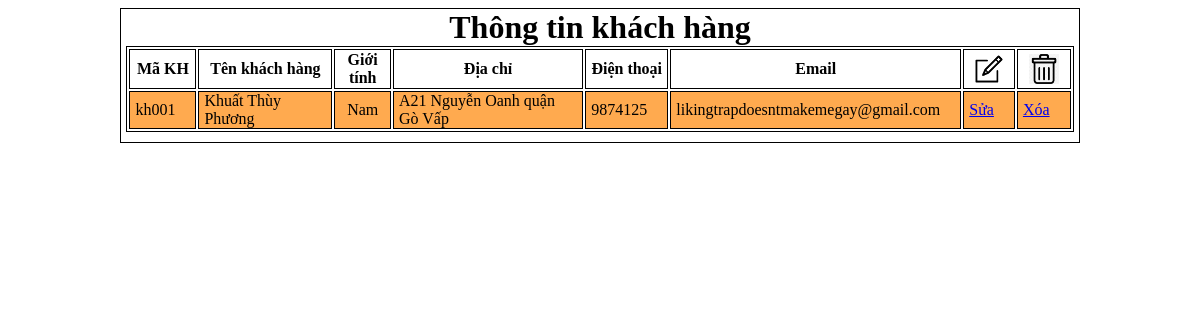
The app's page /CSDL/bai8.php with its own data.
### tables this page shows
CREATE TABLE `khach_hang` (
  `ma_kh` varchar(250) NOT NULL,
  `ten` varchar(150) NOT NULL,
  `gioi_tinh` tinyint(1) NOT NULL,
  `dia_chi` varchar(150) NOT NULL,
  `dt` varchar(150) NOT NULL,
  `email` varchar(150) NOT NULL
);

### CSDL/bai8.php (the view, shortened to what this page needs)
<html>
<head>
</head>
<body>
    <div id="background">
        <h1>Thông tin khách hàng</h1>
        <table>
            <tr>
                <th>Mã KH</th>
                <th>Tên khách hàng</th>
                <th>Giới tính</th>
                <th>Địa chỉ</th>
                <th>Điện thoại</th>
                <th>Email</th>
                <th><img src="assets/edit.png" /></th>
                <th><img src="assets/delete.png" /></th>
            </tr>
            <?php
            $conn = connectToDB();
            $query = "Select * from khach_hang";
            $stmt = $conn->prepare($query);
            $stmt->setFetchMode(PDO::FETCH_ASSOC);
            $stmt->execute();
            $i = 0;
            while ($row = $stmt->fetch()) {
            ?>
                <tr>
                    <td class="<?php echo $i % 2 == 0 ? "odd" : "" ?>"><?php echo $row["ma_kh"] ?></td>
                    <td class="<?php echo $i % 2 == 0 ? "odd" : "" ?>"><?php echo $row["ten"] ?></td>
                    <td class="<?php echo $i % 2 == 0 ? "odd" : "" ?>" style="text-align:center; padding: 5px 0;">
                        <?php echo $row["gioi_tinh"] == 1 ? "Nữ" : "Nam" ?>
                    </td>
                    <td class="<?php echo $i % 2 == 0 ? "odd" : "" ?>"><?php echo $row["dia_chi"] ?></td>
                    <td class="<?php echo $i % 2 == 0 ? "odd" : "" ?>"><?php echo $row["dt"] ?></td>
                    <td class="<?php echo $i % 2 == 0 ? "odd" : "" ?>"><?php echo $row["email"] ?></td>
                    <td class="<?php echo $i % 2 == 0 ? "odd" : "" ?>">
                        <a href="./additional php files/edit.php?ma_kh=<?php echo $row["ma_kh"] ?>">Sửa</a>
                    </td>
                    <td class="<?php echo $i % 2 == 0 ? "odd" : "" ?>">
                        <a href="./additional php files/delete.php?ma_kh=<?php echo $row["ma_kh"] ?>">Xóa</a>
                    </td>
                </tr>
            <?php
                $i++;
            }
            ?>
        </table>
    </div>
</body>
</html>

### CSDL/bai8.php (style rules this page uses)
div:first-child { width: fit-content; margin: 0 auto; padding: 0 5px 10px; border: 1px solid black; }
h1 { text-align: center; font-weight: bold; color: black; margin: 0; }
table, th, td { border: 1px solid black; color: black; }
td { padding: 0 20px 0 5px; }
table { margin: 0 auto; }
.odd { background-color: #ffaa4f; }
th img { width: 30px; height: 30px; }
#background { width: fit-content; max-width: 80%; }

### records on screen
khach_hang: ma_kh "kh001", ten "Khuất Thùy Phương", gioi_tinh "Nam", dia_chi "A21 Nguyễn Oanh quận Gò Vấp", dt "9874125", email "likingtrapdoesntmakemegay@gmail.com"
